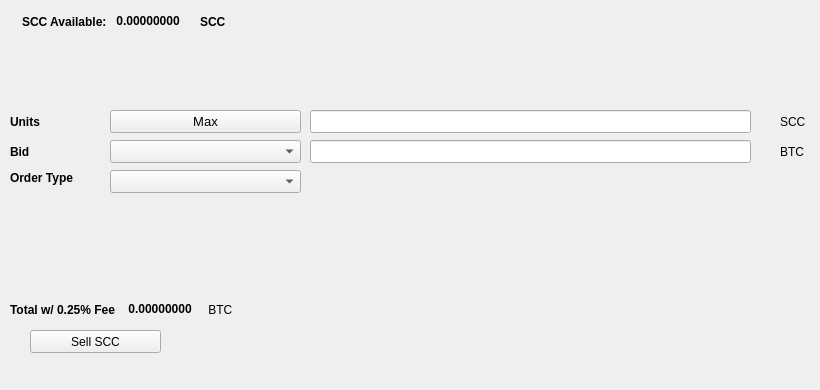
   <widget class="QWidget" name="SellTab">
    <attribute name="title">
     <string>Sell</string>
    </attribute>
    <widget class="QLabel" name="label_16">
     <property name="geometry">
      <rect>
       <x>780</x>
       <y>140</y>
       <width>31</width>
       <height>23</height>
      </rect>
     </property>
     <property name="text">
      <string>BTC</string>
     </property>
    </widget>
    <widget class="QComboBox" name="SellBidcomboBox">
     <property name="geometry">
      <rect>
       <x>110</x>
       <y>140</y>
       <width>191</width>
       <height>23</height>
      </rect>
     </property>
     <property name="font">
      <font>
       <pointsize>10</pointsize>
      </font>
     </property>
    </widget>
    <widget class="QLabel" name="label_18">
     <property name="geometry">
      <rect>
       <x>10</x>
       <y>110</y>
       <width>46</width>
       <height>23</height>
      </rect>
     </property>
     <property name="font">
      <font>
       <weight>75</weight>
       <bold>true</bold>
      </font>
     </property>
     <property name="text">
      <string>Units</string>
     </property>
    </widget>
    <widget class="QPushButton" name="Sell_Max_Amount">
     <property name="geometry">
      <rect>
       <x>110</x>
       <y>110</y>
       <width>191</width>
       <height>23</height>
      </rect>
     </property>
     <property name="font">
      <font>
       <pointsize>10</pointsize>
      </font>
     </property>
     <property name="text">
      <string>Max</string>
     </property>
    </widget>
    <widget class="QLabel" name="label_20">
     <property name="geometry">
      <rect>
       <x>10</x>
       <y>170</y>
       <width>91</width>
       <height>16</height>
      </rect>
     </property>
     <property name="font">
      <font>
       <weight>75</weight>
       <bold>true</bold>
      </font>
     </property>
     <property name="text">
      <string>Order Type</string>
     </property>
    </widget>
    <widget class="QComboBox" name="SellOrdertypeCombo">
     <property name="geometry">
      <rect>
       <x>110</x>
       <y>170</y>
       <width>191</width>
       <height>23</height>
      </rect>
     </property>
     <property name="font">
      <font>
       <pointsize>10</pointsize>
      </font>
     </property>
    </widget>
    <widget class="QLabel" name="label_21">
     <property name="geometry">
      <rect>
       <x>10</x>
       <y>140</y>
       <width>46</width>
       <height>23</height>
      </rect>
     </property>
     <property name="font">
      <font>
       <weight>75</weight>
       <bold>true</bold>
      </font>
     </property>
     <property name="text">
      <string>Bid</string>
     </property>
    </widget>
    <widget class="QLabel" name="label_22">
     <property name="geometry">
      <rect>
       <x>780</x>
       <y>110</y>
       <width>31</width>
       <height>23</height>
      </rect>
     </property>
     <property name="text">
      <string>SCC</string>
     </property>
    </widget>
    <widget class="QLineEdit" name="UnitsInputSCC">
     <property name="geometry">
      <rect>
       <x>310</x>
       <y>110</y>
       <width>441</width>
       <height>23</height>
      </rect>
     </property>
     <property name="font">
      <font>
       <pointsize>9</pointsize>
       <weight>75</weight>
       <bold>true</bold>
      </font>
     </property>
    </widget>
    <widget class="QLineEdit" name="SellBidPriceEdit">
     <property name="geometry">
      <rect>
       <x>310</x>
       <y>140</y>
       <width>441</width>
       <height>23</height>
      </rect>
     </property>
     <property name="font">
      <font>
       <pointsize>9</pointsize>
       <weight>75</weight>
       <bold>true</bold>
      </font>
     </property>
    </widget>
    <widget class="QPushButton" name="SellSCCBTN">
     <property name="geometry">
      <rect>
       <x>30</x>
       <y>330</y>
       <width>131</width>
       <height>23</height>
      </rect>
     </property>
     <property name="text">
      <string>Sell SCC</string>
     </property>
     <property name="icon">
      <iconset resource="../sportscash">
       <normaloff>:/icons/bitcoin</normaloff>:/icons/bitcoin</iconset>
     </property>
    </widget>
    <widget class="QWidget" name="layoutWidget3">
     <property name="geometry">
      <rect>
       <x>22</x>
       <y>12</y>
       <width>258</width>
       <height>19</height>
      </rect>
     </property>
     <layout class="QHBoxLayout" name="horizontalLayout">
      <item>
       <widget class="QLabel" name="label232_2">
        <property name="font">
         <font>
          <weight>75</weight>
          <bold>true</bold>
         </font>
        </property>
        <property name="text">
         <string>SCC Available:</string>
        </property>
       </widget>
      </item>
      <item>
       <widget class="QLabel" name="SCCAvailableLabel">
        <property name="palette">
         <palette>
          <active>
           <colorrole role="WindowText">
            <brush brushstyle="SolidPattern">
             <color alpha="255">
              <red>0</red>
              <green>0</green>
              <blue>0</blue>
             </color>
            </brush>
           </colorrole>
           <colorrole role="Button">
            <brush brushstyle="SolidPattern">
             <color alpha="255">
              <red>0</red>
              <green>170</green>
              <blue>0</blue>
             </color>
            </brush>
           </colorrole>
           <colorrole role="Light">
            <brush brushstyle="SolidPattern">
             <color alpha="255">
              <red>0</red>
              <green>255</green>
              <blue>0</blue>
             </color>
            </brush>
           </colorrole>
           <colorrole role="Midlight">
            <brush brushstyle="SolidPattern">
             <color alpha="255">
              <red>0</red>
              <green>212</green>
              <blue>0</blue>
             </color>
            </brush>
           </colorrole>
           <colorrole role="Dark">
            <brush brushstyle="SolidPattern">
             <color alpha="255">
              <red>0</red>
              <green>85</green>
              <blue>0</blue>
             </color>
            </brush>
           </colorrole>
           <colorrole role="Mid">
            <brush brushstyle="SolidPattern">
             <color alpha="255">
              <red>0</red>
              <green>113</green>
              <blue>0</blue>
             </color>
            </brush>
           </colorrole>
           <colorrole role="Text">
            <brush brushstyle="SolidPattern">
             <color alpha="255">
              <red>0</red>
              <green>170</green>
              <blue>0</blue>
             </color>
            </brush>
           </colorrole>
           <colorrole role="BrightText">
            <brush brushstyle="SolidPattern">
             <color alpha="255">
              <red>255</red>
              <green>255</green>
              <blue>255</blue>
             </color>
            </brush>
           </colorrole>
           <colorrole role="ButtonText">
            <brush brushstyle="SolidPattern">
             <color alpha="255">
              <red>0</red>
              <green>0</green>
              <blue>0</blue>
             </color>
            </brush>
           </colorrole>
           <colorrole role="Base">
            <brush brushstyle="SolidPattern">
             <color alpha="255">
              <red>255</red>
              <green>255</green>
              <blue>255</blue>
             </color>
            </brush>
           </colorrole>
           <colorrole role="Window">
            <brush brushstyle="SolidPattern">
             <color alpha="255">
              <red>0</red>
              <green>170</green>
              <blue>0</blue>
             </color>
            </brush>
           </colorrole>
           <colorrole role="Shadow">
            <brush brushstyle="SolidPattern">
             <color alpha="255">
              <red>0</red>
              <green>0</green>
              <blue>0</blue>
             </color>
            </brush>
           </colorrole>
           <colorrole role="AlternateBase">
            <brush brushstyle="SolidPattern">
             <color alpha="255">
              <red>127</red>
              <green>212</green>
              <blue>127</blue>
             </color>
            </brush>
           </colorrole>
           <colorrole role="ToolTipBase">
            <brush brushstyle="SolidPattern">
             <color alpha="255">
              <red>255</red>
              <green>255</green>
              <blue>220</blue>
             </color>
            </brush>
           </colorrole>
           <colorrole role="ToolTipText">
            <brush brushstyle="SolidPattern">
             <color alpha="255">
              <red>0</red>
              <green>0</green>
              <blue>0</blue>
             </color>
            </brush>
           </colorrole>
          </active>
          <inactive>
           <colorrole role="WindowText">
            <brush brushstyle="SolidPattern">
             <color alpha="255">
              <red>0</red>
              <green>0</green>
              <blue>0</blue>
             </color>
            </brush>
           </colorrole>
           <colorrole role="Button">
            <brush brushstyle="SolidPattern">
             <color alpha="255">
              <red>0</red>
              <green>170</green>
              <blue>0</blue>
             </color>
            </brush>
           </colorrole>
           <colorrole role="Light">
            <brush brushstyle="SolidPattern">
             <color alpha="255">
              <red>0</red>
              <green>255</green>
              <blue>0</blue>
             </color>
            </brush>
           </colorrole>
           <colorrole role="Midlight">
            <brush brushstyle="SolidPattern">
             <color alpha="255">
              <red>0</red>
              <green>212</green>
              <blue>0</blue>
             </color>
            </brush>
           </colorrole>
           <colorrole role="Dark">
            <brush brushstyle="SolidPattern">
             <color alpha="255">
              <red>0</red>
              <green>85</green>
              <blue>0</blue>
             </color>
            </brush>
           </colorrole>
           <colorrole role="Mid">
            <brush brushstyle="SolidPattern">
             <color alpha="255">
              <red>0</red>
              <green>113</green>
              <blue>0</blue>
             </color>
            </brush>
           </colorrole>
           <colorrole role="Text">
            <brush brushstyle="SolidPattern">
             <color alpha="255">
              <red>0</red>
              <green>170</green>
              <blue>0</blue>
             </color>
            </brush>
           </colorrole>
           <colorrole role="BrightText">
            <brush brushstyle="SolidPattern">
             <color alpha="255">
              <red>255</red>
              <green>255</green>
              <blue>255</blue>
             </color>
            </brush>
           </colorrole>
           <colorrole role="ButtonText">
            <brush brushstyle="SolidPattern">
             <color alpha="255">
              <red>0</red>
              <green>0</green>
              <blue>0</blue>
             </color>
            </brush>
           </colorrole>
           <colorrole role="Base">
            <brush brushstyle="SolidPattern">
             <color alpha="255">
              <red>255</red>
              <green>255</green>
              <blue>255</blue>
             </color>
            </brush>
           </colorrole>
           <colorrole role="Window">
            <brush brushstyle="SolidPattern">
             <color alpha="255">
              <red>0</red>
              <green>170</green>
              <blue>0</blue>
             </color>
            </brush>
           </colorrole>
           <colorrole role="Shadow">
            <brush brushstyle="SolidPattern">
             <color alpha="255">
              <red>0</red>
              <green>0</green>
              <blue>0</blue>
             </color>
            </brush>
           </colorrole>
           <colorrole role="AlternateBase">
            <brush brushstyle="SolidPattern">
             <color alpha="255">
              <red>127</red>
              <green>212</green>
              <blue>127</blue>
             </color>
            </brush>
           </colorrole>
           <colorrole role="ToolTipBase">
            <brush brushstyle="SolidPattern">
             <color alpha="255">
              <red>255</red>
              <green>255</green>
              <blue>220</blue>
             </color>
            </brush>
           </colorrole>
           <colorrole role="ToolTipText">
            <brush brushstyle="SolidPattern">
             <color alpha="255">
              <red>0</red>
              <green>0</green>
              <blue>0</blue>
             </color>
            </brush>
           </colorrole>
          </inactive>
          <disabled>
           <colorrole role="WindowText">
            <brush brushstyle="SolidPattern">
             <color alpha="255">
              <red>0</red>
              <green>85</green>
              <blue>0</blue>
             </color>
            </brush>
           </colorrole>
           <colorrole role="Button">
            <brush brushstyle="SolidPattern">
             <color alpha="255">
              <red>0</red>
              <green>170</green>
              <blue>0</blue>
             </color>
            </brush>
           </colorrole>
           <colorrole role="Light">
            <brush brushstyle="SolidPattern">
             <color alpha="255">
              <red>0</red>
              <green>255</green>
              <blue>0</blue>
             </color>
            </brush>
           </colorrole>
           <colorrole role="Midlight">
            <brush brushstyle="SolidPattern">
             <color alpha="255">
              <red>0</red>
              <green>212</green>
              <blue>0</blue>
             </color>
            </brush>
           </colorrole>
           <colorrole role="Dark">
            <brush brushstyle="SolidPattern">
             <color alpha="255">
              <red>0</red>
              <green>85</green>
              <blue>0</blue>
             </color>
            </brush>
           </colorrole>
           <colorrole role="Mid">
            <brush brushstyle="SolidPattern">
             <color alpha="255">
              <red>0</red>
              <green>113</green>
              <blue>0</blue>
             </color>
            </brush>
           </colorrole>
           <colorrole role="Text">
            <brush brushstyle="SolidPattern">
             <color alpha="255">
              <red>0</red>
              <green>85</green>
              <blue>0</blue>
             </color>
            </brush>
           </colorrole>
           <colorrole role="BrightText">
            <brush brushstyle="SolidPattern">
             <color alpha="255">
              <red>255</red>
              <green>255</green>
              <blue>255</blue>
             </color>
            </brush>
           </colorrole>
           <colorrole role="ButtonText">
            <brush brushstyle="SolidPattern">
             <color alpha="255">
              <red>0</red>
              <green>85</green>
              <blue>0</blue>
             </color>
            </brush>
           </colorrole>
           <colorrole role="Base">
            <brush brushstyle="SolidPattern">
             <color alpha="255">
              <red>0</red>
              <green>170</green>
              <blue>0</blue>
             </color>
            </brush>
           </colorrole>
           <colorrole role="Window">
            <brush brushstyle="SolidPattern">
             <color alpha="255">
              <red>0</red>
              <green>170</green>
              <blue>0</blue>
             </color>
            </brush>
           </colorrole>
           <colorrole role="Shadow">
            <brush brushstyle="SolidPattern">
             <color alpha="255">
              <red>0</red>
              <green>0</green>
              <blue>0</blue>
             </color>
            </brush>
           </colorrole>
           <colorrole role="AlternateBase">
            <brush brushstyle="SolidPattern">
             <color alpha="255">
              <red>0</red>
              <green>170</green>
              <blue>0</blue>
             </color>
            </brush>
           </colorrole>
           <colorrole role="ToolTipBase">
            <brush brushstyle="SolidPattern">
             <color alpha="255">
              <red>255</red>
              <green>255</green>
              <blue>220</blue>
             </color>
            </brush>
           </colorrole>
           <colorrole role="ToolTipText">
            <brush brushstyle="SolidPattern">
             <color alpha="255">
              <red>0</red>
              <green>0</green>
              <blue>0</blue>
             </color>
            </brush>
           </colorrole>
          </disabled>
         </palette>
        </property>
        <property name="font">
         <font>
          <weight>75</weight>
          <bold>true</bold>
         </font>
        </property>
        <property name="text">
         <string> 0.00000000 </string>
        </property>
        <property name="textInteractionFlags">
         <set>Qt::LinksAccessibleByMouse|Qt::TextSelectableByKeyboard|Qt::TextSelectableByMouse</set>
        </property>
       </widget>
      </item>
      <item>
       <widget class="QLabel" name="labelSCC">
        <property name="font">
         <font>
          <weight>75</weight>
          <bold>true</bold>
         </font>
        </property>
        <property name="text">
         <string>SCC</string>
        </property>
       </widget>
      </item>
     </layout>
    </widget>
    <widget class="QWidget" name="layoutWidget">
     <property name="geometry">
      <rect>
       <x>10</x>
       <y>300</y>
       <width>268</width>
       <height>19</height>
      </rect>
     </property>
     <layout class="QHBoxLayout" name="horizontalLayout_2">
      <item>
       <widget class="QLabel" name="label_19">
        <property name="font">
         <font>
          <weight>75</weight>
          <bold>true</bold>
         </font>
        </property>
        <property name="text">
         <string>Total w/ 0.25% Fee </string>
        </property>
       </widget>
      </item>
      <item>
       <widget class="QLabel" name="SellCostLabel">
        <property name="palette">
         <palette>
          <active>
           <colorrole role="WindowText">
            <brush brushstyle="SolidPattern">
             <color alpha="255">
              <red>0</red>
              <green>0</green>
              <blue>0</blue>
             </color>
            </brush>
           </colorrole>
           <colorrole role="Button">
            <brush brushstyle="SolidPattern">
             <color alpha="255">
              <red>0</red>
              <green>170</green>
              <blue>0</blue>
             </color>
            </brush>
           </colorrole>
           <colorrole role="Light">
            <brush brushstyle="SolidPattern">
             <color alpha="255">
              <red>0</red>
              <green>255</green>
              <blue>0</blue>
             </color>
            </brush>
           </colorrole>
           <colorrole role="Midlight">
            <brush brushstyle="SolidPattern">
             <color alpha="255">
              <red>0</red>
              <green>212</green>
              <blue>0</blue>
             </color>
            </brush>
           </colorrole>
           <colorrole role="Dark">
            <brush brushstyle="SolidPattern">
             <color alpha="255">
              <red>0</red>
              <green>85</green>
              <blue>0</blue>
             </color>
            </brush>
           </colorrole>
           <colorrole role="Mid">
            <brush brushstyle="SolidPattern">
             <color alpha="255">
              <red>0</red>
              <green>113</green>
              <blue>0</blue>
             </color>
            </brush>
           </colorrole>
           <colorrole role="Text">
            <brush brushstyle="SolidPattern">
             <color alpha="255">
              <red>0</red>
              <green>170</green>
              <blue>0</blue>
             </color>
            </brush>
           </colorrole>
           <colorrole role="BrightText">
            <brush brushstyle="SolidPattern">
             <color alpha="255">
              <red>255</red>
              <green>255</green>
              <blue>255</blue>
             </color>
            </brush>
           </colorrole>
           <colorrole role="ButtonText">
            <brush brushstyle="SolidPattern">
             <color alpha="255">
              <red>0</red>
              <green>0</green>
              <blue>0</blue>
             </color>
            </brush>
           </colorrole>
           <colorrole role="Base">
            <brush brushstyle="SolidPattern">
             <color alpha="255">
              <red>255</red>
              <green>255</green>
              <blue>255</blue>
             </color>
            </brush>
           </colorrole>
           <colorrole role="Window">
            <brush brushstyle="SolidPattern">
             <color alpha="255">
              <red>0</red>
              <green>170</green>
              <blue>0</blue>
             </color>
            </brush>
           </colorrole>
           <colorrole role="Shadow">
            <brush brushstyle="SolidPattern">
             <color alpha="255">
              <red>0</red>
              <green>0</green>
              <blue>0</blue>
             </color>
            </brush>
           </colorrole>
           <colorrole role="AlternateBase">
            <brush brushstyle="SolidPattern">
             <color alpha="255">
              <red>127</red>
              <green>212</green>
              <blue>127</blue>
             </color>
            </brush>
           </colorrole>
           <colorrole role="ToolTipBase">
            <brush brushstyle="SolidPattern">
             <color alpha="255">
              <red>255</red>
              <green>255</green>
              <blue>220</blue>
             </color>
            </brush>
           </colorrole>
           <colorrole role="ToolTipText">
            <brush brushstyle="SolidPattern">
             <color alpha="255">
              <red>0</red>
              <green>0</green>
              <blue>0</blue>
             </color>
            </brush>
           </colorrole>
          </active>
          <inactive>
           <colorrole role="WindowText">
            <brush brushstyle="SolidPattern">
             <color alpha="255">
              <red>0</red>
              <green>0</green>
              <blue>0</blue>
             </color>
            </brush>
           </colorrole>
           <colorrole role="Button">
            <brush brushstyle="SolidPattern">
             <color alpha="255">
              <red>0</red>
              <green>170</green>
              <blue>0</blue>
             </color>
            </brush>
           </colorrole>
           <colorrole role="Light">
            <brush brushstyle="SolidPattern">
             <color alpha="255">
              <red>0</red>
              <green>255</green>
              <blue>0</blue>
             </color>
            </brush>
           </colorrole>
           <colorrole role="Midlight">
            <brush brushstyle="SolidPattern">
             <color alpha="255">
              <red>0</red>
              <green>212</green>
              <blue>0</blue>
             </color>
            </brush>
           </colorrole>
           <colorrole role="Dark">
            <brush brushstyle="SolidPattern">
             <color alpha="255">
              <red>0</red>
              <green>85</green>
              <blue>0</blue>
             </color>
            </brush>
           </colorrole>
           <colorrole role="Mid">
            <brush brushstyle="SolidPattern">
             <color alpha="255">
              <red>0</red>
              <green>113</green>
              <blue>0</blue>
             </color>
            </brush>
           </colorrole>
           <colorrole role="Text">
            <brush brushstyle="SolidPattern">
             <color alpha="255">
              <red>0</red>
              <green>170</green>
              <blue>0</blue>
             </color>
            </brush>
           </colorrole>
           <colorrole role="BrightText">
            <brush brushstyle="SolidPattern">
             <color alpha="255">
              <red>255</red>
              <green>255</green>
              <blue>255</blue>
             </color>
            </brush>
           </colorrole>
           <colorrole role="ButtonText">
            <brush brushstyle="SolidPattern">
             <color alpha="255">
              <red>0</red>
              <green>0</green>
              <blue>0</blue>
             </color>
            </brush>
           </colorrole>
           <colorrole role="Base">
            <brush brushstyle="SolidPattern">
             <color alpha="255">
              <red>255</red>
              <green>255</green>
              <blue>255</blue>
             </color>
            </brush>
           </colorrole>
           <colorrole role="Window">
            <brush brushstyle="SolidPattern">
             <color alpha="255">
              <red>0</red>
              <green>170</green>
              <blue>0</blue>
             </color>
            </brush>
           </colorrole>
           <colorrole role="Shadow">
            <brush brushstyle="SolidPattern">
             <color alpha="255">
              <red>0</red>
              <green>0</green>
              <blue>0</blue>
             </color>
            </brush>
           </colorrole>
           <colorrole role="AlternateBase">
            <brush brushstyle="SolidPattern">
             <color alpha="255">
              <red>127</red>
              <green>212</green>
              <blue>127</blue>
             </color>
            </brush>
           </colorrole>
           <colorrole role="ToolTipBase">
            <brush brushstyle="SolidPattern">
             <color alpha="255">
              <red>255</red>
              <green>255</green>
              <blue>220</blue>
             </color>
            </brush>
           </colorrole>
           <colorrole role="ToolTipText">
            <brush brushstyle="SolidPattern">
             <color alpha="255">
              <red>0</red>
              <green>0</green>
              <blue>0</blue>
             </color>
            </brush>
           </colorrole>
          </inactive>
          <disabled>
           <colorrole role="WindowText">
            <brush brushstyle="SolidPattern">
             <color alpha="255">
              <red>0</red>
              <green>85</green>
              <blue>0</blue>
             </color>
            </brush>
           </colorrole>
           <colorrole role="Button">
            <brush brushstyle="SolidPattern">
             <color alpha="255">
              <red>0</red>
              <green>170</green>
              <blue>0</blue>
             </color>
            </brush>
           </colorrole>
           <colorrole role="Light">
            <brush brushstyle="SolidPattern">
             <color alpha="255">
              <red>0</red>
              <green>255</green>
              <blue>0</blue>
             </color>
            </brush>
           </colorrole>
           <colorrole role="Midlight">
            <brush brushstyle="SolidPattern">
             <color alpha="255">
              <red>0</red>
              <green>212</green>
              <blue>0</blue>
             </color>
            </brush>
           </colorrole>
           <colorrole role="Dark">
            <brush brushstyle="SolidPattern">
             <color alpha="255">
              <red>0</red>
              <green>85</green>
              <blue>0</blue>
             </color>
            </brush>
           </colorrole>
           <colorrole role="Mid">
            <brush brushstyle="SolidPattern">
             <color alpha="255">
              <red>0</red>
              <green>113</green>
              <blue>0</blue>
             </color>
            </brush>
           </colorrole>
           <colorrole role="Text">
            <brush brushstyle="SolidPattern">
             <color alpha="255">
              <red>0</red>
              <green>85</green>
              <blue>0</blue>
             </color>
            </brush>
           </colorrole>
           <colorrole role="BrightText">
            <brush brushstyle="SolidPattern">
             <color alpha="255">
              <red>255</red>
              <green>255</green>
              <blue>255</blue>
             </color>
            </brush>
           </colorrole>
           <colorrole role="ButtonText">
            <brush brushstyle="SolidPattern">
             <color alpha="255">
              <red>0</red>
              <green>85</green>
              <blue>0</blue>
             </color>
            </brush>
           </colorrole>
           <colorrole role="Base">
            <brush brushstyle="SolidPattern">
             <color alpha="255">
              <red>0</red>
              <green>170</green>
              <blue>0</blue>
             </color>
            </brush>
           </colorrole>
           <colorrole role="Window">
            <brush brushstyle="SolidPattern">
             <color alpha="255">
              <red>0</red>
              <green>170</green>
              <blue>0</blue>
             </color>
            </brush>
           </colorrole>
           <colorrole role="Shadow">
            <brush brushstyle="SolidPattern">
             <color alpha="255">
              <red>0</red>
              <green>0</green>
              <blue>0</blue>
             </color>
            </brush>
           </colorrole>
           <colorrole role="AlternateBase">
            <brush brushstyle="SolidPattern">
             <color alpha="255">
              <red>0</red>
              <green>170</green>
              <blue>0</blue>
             </color>
            </brush>
           </colorrole>
           <colorrole role="ToolTipBase">
            <brush brushstyle="SolidPattern">
             <color alpha="255">
              <red>255</red>
              <green>255</green>
              <blue>220</blue>
             </color>
            </brush>
           </colorrole>
           <colorrole role="ToolTipText">
            <brush brushstyle="SolidPattern">
             <color alpha="255">
              <red>0</red>
              <green>0</green>
              <blue>0</blue>
             </color>
            </brush>
           </colorrole>
          </disabled>
         </palette>
        </property>
        <property name="font">
         <font>
          <weight>75</weight>
          <bold>true</bold>
         </font>
        </property>
        <property name="autoFillBackground">
         <bool>false</bool>
        </property>
        <property name="text">
         <string> 0.00000000</string>
        </property>
        <property name="textInteractionFlags">
         <set>Qt::LinksAccessibleByMouse|Qt::TextSelectableByMouse</set>
        </property>
       </widget>
      </item>
      <item>
       <widget class="QLabel" name="label_17">
        <property name="font">
         <font>
          <weight>50</weight>
          <bold>false</bold>
         </font>
        </property>
        <property name="text">
         <string> BTC</string>
        </property>
       </widget>
      </item>
     </layout>
    </widget>
    <widget class="QLabel" name="label_23">
     <property name="geometry">
      <rect>
       <x>460</x>
       <y>300</y>
       <width>281</width>
       <height>81</height>
      </rect>
     </property>
     <property name="text">
      <string/>
     </property>
     <property name="pixmap">
      <pixmap>:/images/bittrex</pixmap>
     </property>
    </widget>
   </widget>
